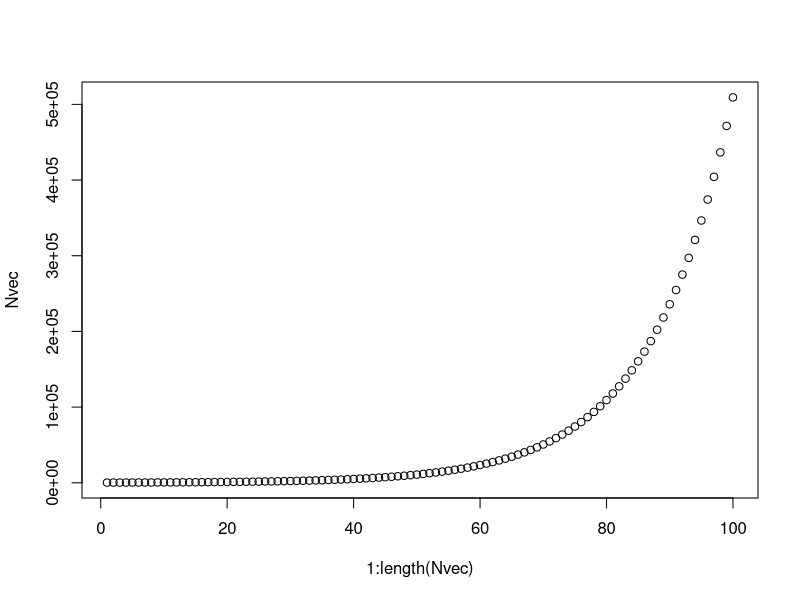
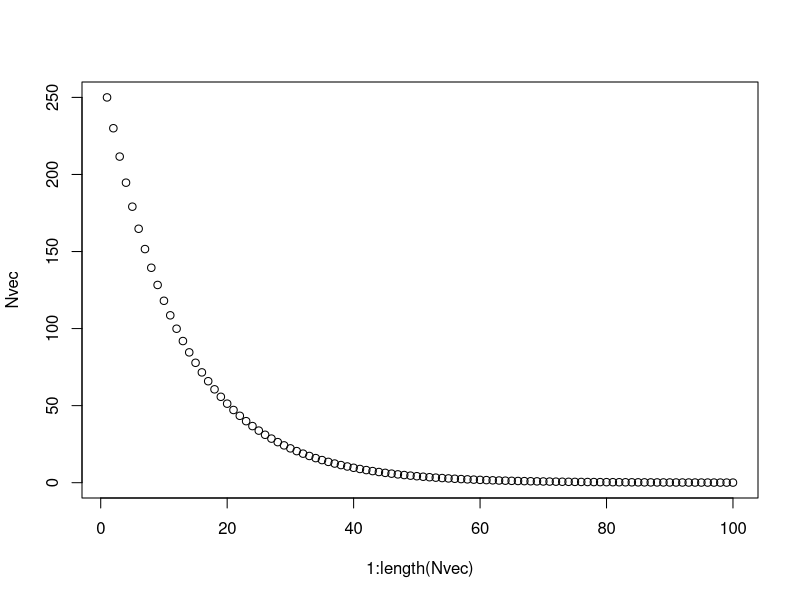
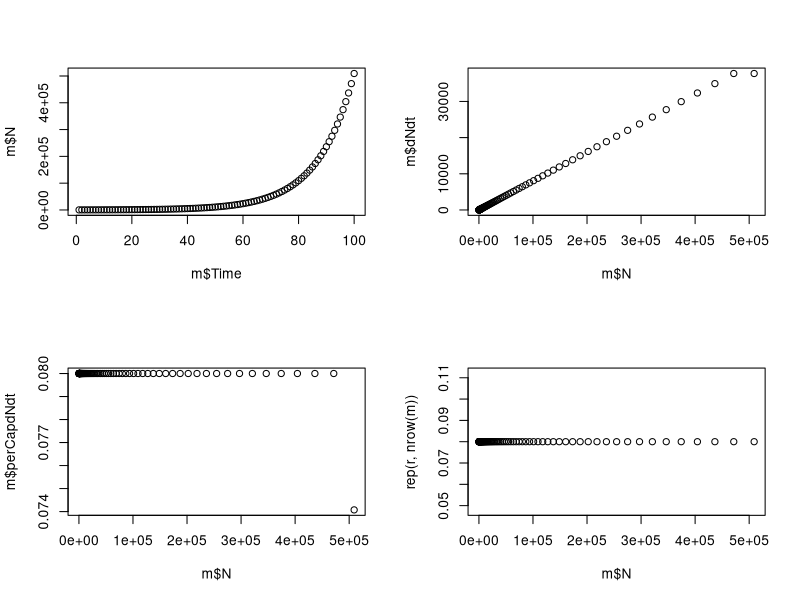
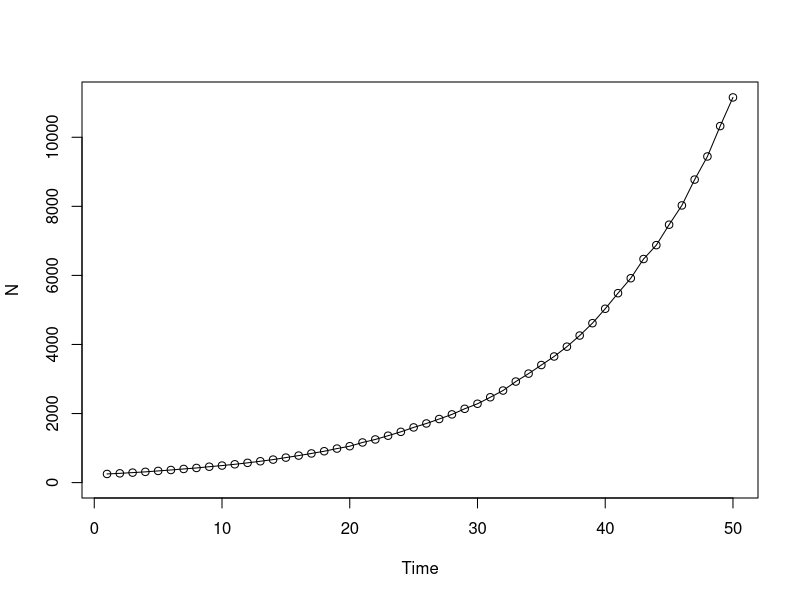
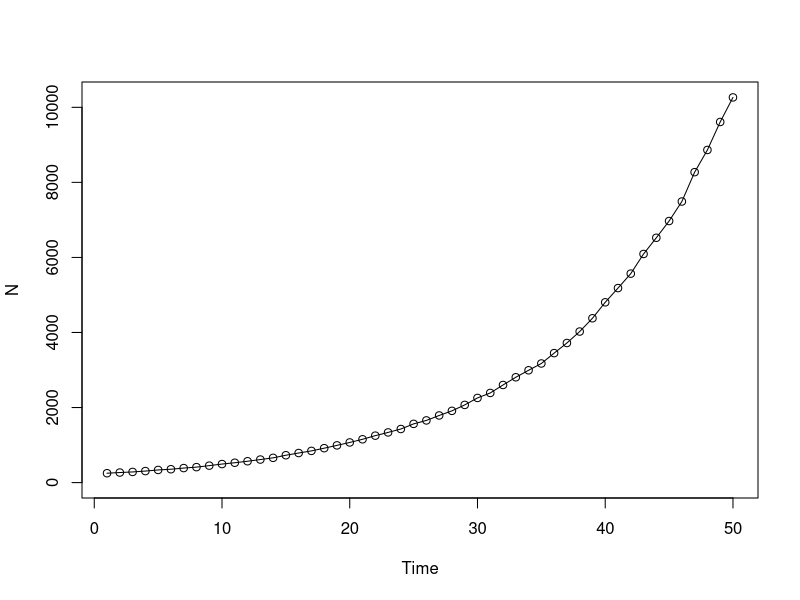
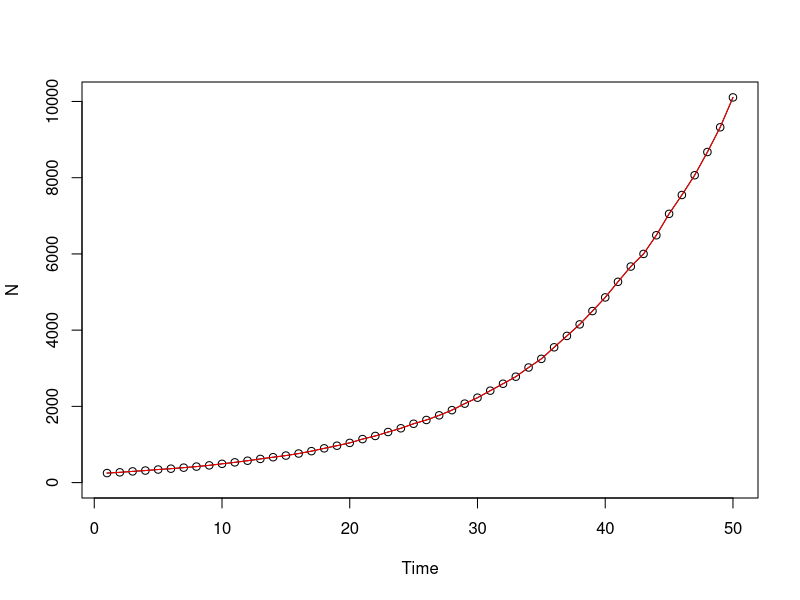

Generate these figures, in order, with R:
# Modeling differential growth equations
# February 22, 2016
# NJG

# basic equation for change plus current value
# illustrated with familiar exponential growth

rm(list=ls())
set.seed(100)
opar <- par(no.readonly=TRUE)

# basic growth model
#--------------------------------------------------
Model1 <- function(N_0=250,Time=100,r=0.08){
  Nvec <- rep(0,Time) # create empty vector for length Time
  Nvec[1] <- N_0      # set initial value from input parameter
  for (i in 2:Time) {
    Nvec[i] <- Nvec[i-1] + r*Nvec[i-1] # basic change equation
  }
plot(x=1:length(Nvec),y=Nvec) # simple plot
  return(Nvec) # return the vector to the user
  
}
x <- Model1()
x <- Model1(r=-0.08) 
#--------------------------------------------------

# sensitivity to time-step

r <- 0.08
BigStep <- seq(1,50,by=1)
SmallStep <-seq(1,50,by=0.1)
BigVec <- rep(0,length(BigStep))
SmallVec <- rep(0,length(SmallStep))
BigVec[1] <- 250
SmallVec[1] <- 250
for (i in 2:length(BigVec)) BigVec[i] <- BigVec[i-1] + r*BigVec[i-1]
for (i in 2:length(SmallVec)) SmallVec[i] <- SmallVec[i-1] + r*SmallVec[i-1]*0.1 
tail(BigVec)
tail(SmallVec)
250*exp(50*0.08)
#--------------------------------------------------

# Calculating N, dNdt, (1/N)(dNdt)
#--------------------------------------------------
Model2 <- function(N_0=250,Time=100,r=0.08){
  Nvec <- rep(0,Time)
  Nvec[1] <- N_0
  for (i in 2:Time) {
    Nvec[i] <- Nvec[i-1] + r*Nvec[i-1] # exponential growth
  }
    dNvec <- diff(Nvec) # change in each time step
    dNvec <- c(dNvec,dNvec[length(dNvec)]) # repeat the last value
    perCapvec <- dNvec/Nvec # divide by N for per capita (1/N)(dN/dt)          
m <- cbind(1:Time,Nvec,dNvec,perCapvec) # bind the 4 columns in a matrix
colnames(m) <- c("Time","N","dNdt","perCapdNdt")
return(m)
}

m <- Model2()          # save output matrix
m <- as.data.frame(m)  # convert to data frame
par(mfrow=c(2,2))      # set up a 2 x 2 plotting space
plot(x=m$Time,y=m$N)
plot(x=m$N,y=m$dNdt)
plot(x=m$N,y=m$perCapdNdt)
plot(x=m$N,y=rep(r,nrow(m)))
par(opar)              # restore graphics parameters

# adding process error
#--------------------------------------------------
Model3 <- function(N_0=250,Time=50,r=0.08,sdR=0){
  
  Nvec <- rep(0,Time) # create empty vector of length Time
  Nvec[1] <- N_0 # set initial value from input parameter
  r <- rnorm(n=Time,mean=r,sd=sdR) # create a vector of random normal r values
  
    for (i in 2:Time) {
    Nvec[i] <- floor(Nvec[i-1] + r[i-1]*Nvec[i-1]) # floor for integers
    if(Nvec[i]<1) {
      Nvec[i] <- 0 # values < 1 (including negatives) set to 0
      break    # extinction at 0; exit the loop
    }
    }
plot(x=1:length(Nvec),y=Nvec,type="o",xlab="Time",ylab="N",ylim=c(0,max(Nvec)))
  return(Nvec)
  
}
Nvec <- Model3(r=0.08,sdR=0.01)
#--------------------------------------------------
# adding a density-independent migration component
#--------------------------------------------------
Model4 <- function(N_0=250,Time=50,r=0.08,sdR=0,lam=0){
  
  Nvec <- rep(0,Time) # create empty vector of length Time
  Nvec[1] <- N_0 # set initial value from input parameter
  Nimm <- rpois(n=Time,lambda=lam) # add random vector of immigrants
  r <- rnorm(n=Time,mean=r,sd=sdR) # create vector of random r values
  
    for (i in 2:Time) {
    Nvec[i] <- floor(Nvec[i-1] + r[i-1]*Nvec[i-1]) + Nimm[i-1] 
    if(Nvec[i]<1){
      Nvec[i] <- 0  #no break because migrants can revive the population!
      
    }
    }
plot(x=1:length(Nvec),y=Nvec,type="o",xlab="Time",ylab="N",ylim=c(0,max(Nvec)))
  return(Nvec)
  
}
Nvec <- Model4(r=0.08,sdR=0.01)
#--------------------------------------------------
# adding measurement error
#--------------------------------------------------
Model5 <- function(N_0=250,Time=50,r=0.08,sdR=0,lam=0,meas=0){
  
  Nvec <- rep(0,Time) # create empty vector of length Time
  Nvec[1] <- N_0  # set initial value from input parameter
  Noise <- round(rnorm(n=Time,mean=0,sd=meas*100)) # create vector of measurement error
  Nimm <- rpois(n=Time,lambda=lam) # create vector of random immigrants
  r <- rnorm(n=Time,mean=r,sd=sdR) # create vector of random r values
  
    for (i in 2:Time) {
    Nvec[i] <- floor(Nvec[i-1] + r[i-1]*Nvec[i-1]) + Nimm[i-1] 
    if(Nvec[i]<0){
      Nvec[i] <- 0 # no break if immigrants allowed!
    }
    }
plot(x=1:length(Nvec),y=Nvec,type="o",xlab="Time",ylab="N",ylim=c(0,max(Nvec+Noise)))

# add the measurement error
Nvec <- Nvec + Noise
Nvec[Nvec<0] <- 0 # reset negatives to 0

# add the observed data points (red line) to the plot of true values

points(x=1:length(Nvec),y=Nvec,type="l",col="red")
  return(Nvec)
  
}
Nvec <- Model5(r=0.08,sdR=0.01)
#--------------------------------------------------
